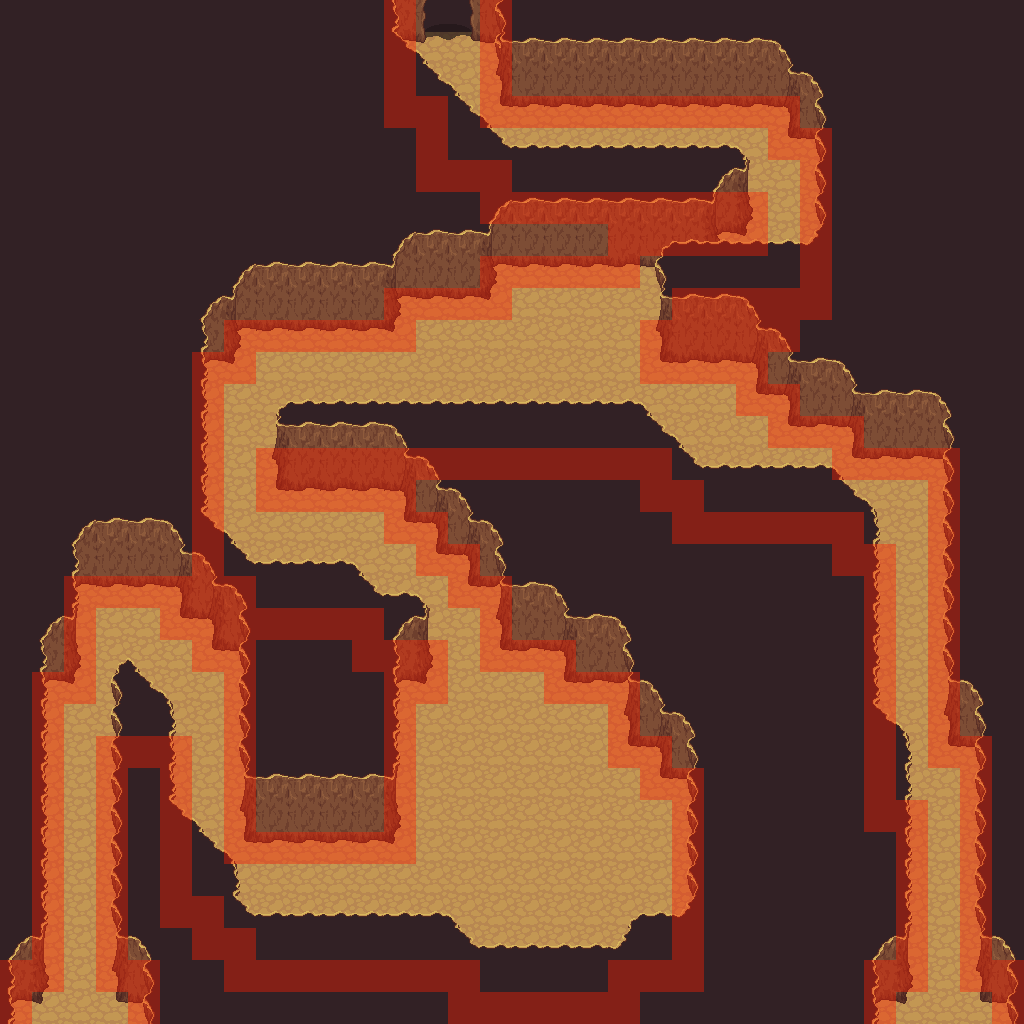

A level layout from a 2D game, rendered from its tile map. Below: a short description, then the map file with tile-grid data replaced by summaries:
An orthogonal 32x32 tile map with 32x32 px tiles, 3 tile layers (background, object, collision), 4 tilesets and 5 objects (3x teleport, skeletonmage, melee).

<map version="1.0" orientation="orthogonal" width="32" height="32" tilewidth="32" tileheight="32">
 <properties>
  <property name="music" value="snow_about_a_castle.ogg" />
  <property name="tileset" value="outside.txt" />
  <property name="title" value="Mountain Cave" />
 </properties>
 <tileset firstgid="1" name="tiled_collision" tilewidth="32" tileheight="32">
  <image source="tiled_collision.png" width="480" height="32" />
 </tileset>
 <tileset firstgid="16" name="generic_background" tilewidth="32" tileheight="32">
  <image source="generic_background.png" width="864" height="832" />
 </tileset>
 <tileset firstgid="718" name="small_objects" tilewidth="32" tileheight="64">
  <image source="small_objects.png" width="671" height="512" />
 </tileset>
 <tileset firstgid="878" name="outside_objects" tilewidth="32" tileheight="128">
  <image source="outside_objects.png" width="672" height="768" />
 </tileset>
 <layer name="background" width="32" height="32">
  <data>[1024 cells, 1024 non-empty, 2 distinct tile ids]</data>
 </layer>
 <layer name="object" width="32" height="32">
  <data>[1024 cells, 255 non-empty, 16 distinct tile ids]</data>
 </layer>
 <layer name="collision" width="32" height="32">
  <data>[1024 cells, 261 non-empty, 1 distinct tile ids]</data>
 </layer>
 <objectgroup name="enemygroup" width="32" height="32">
  <object name="1 Skeleton Mage" type="skeletonmage" x="416" y="704" width="192" height="32">
   <properties>
    <property name="level" value="2,2" />
    <property name="number" value="1,1" />
   </properties>
  </object>
  <object name="2 Melee Cultists" type="melee" x="416" y="736" width="192" height="160">
   <properties>
    <property name="level" value="2,2" />
    <property name="number" value="2,2" />
   </properties>
  </object>
 </objectgroup>
 <objectgroup name="enemy" width="32" height="32" />
 <objectgroup name="event" width="32" height="32">
  <object name="Teleport to Snow3" type="teleport" x="32" y="992" width="96" height="32">
   <properties>
    <property name="intermap" value="snow3.txt,21,15" />
   </properties>
  </object>
  <object name="Teleport to Snow5" type="teleport" x="896" y="992" width="96" height="32">
   <properties>
    <property name="intermap" value="snow5.txt,4,27" />
   </properties>
  </object>
  <object name="Teleport to SnowA" type="teleport" x="416" y="0" width="64" height="32">
   <properties>
    <property name="intermap" value="snowa.txt,14,30" />
   </properties>
  </object>
 </objectgroup>
</map>
